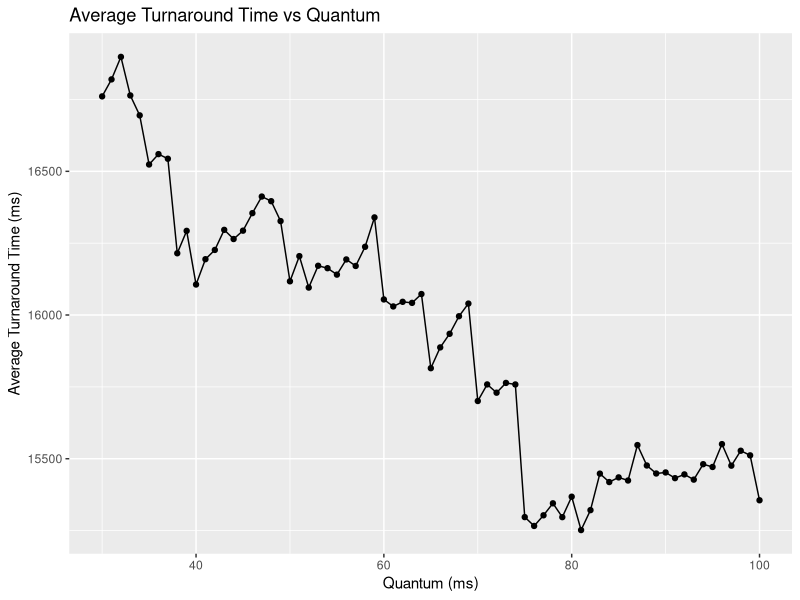
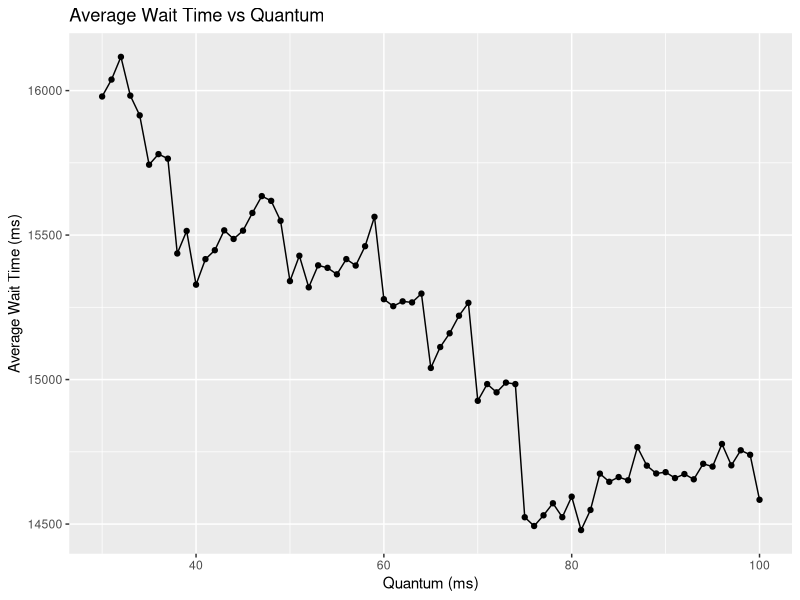
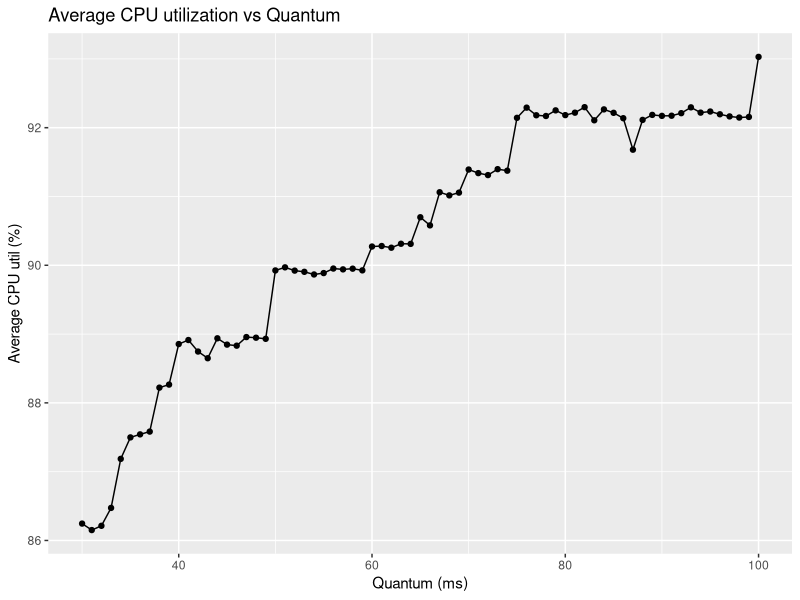
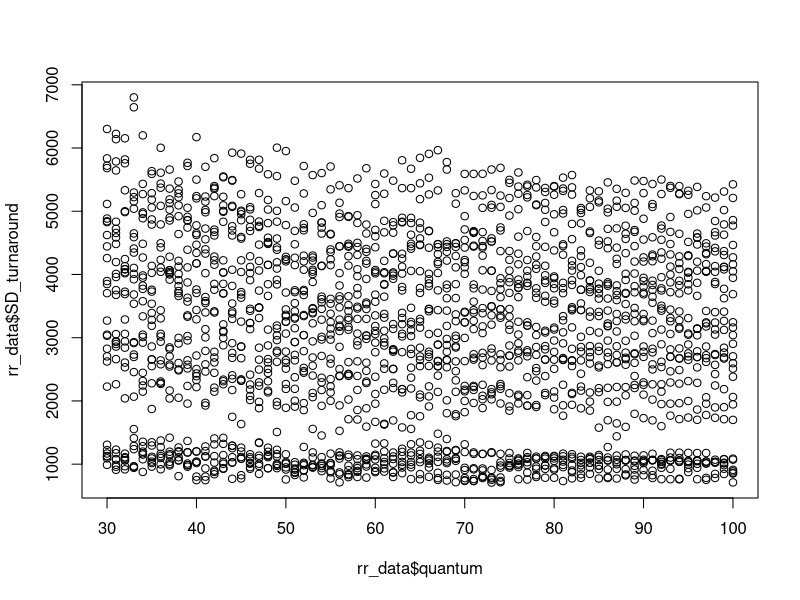
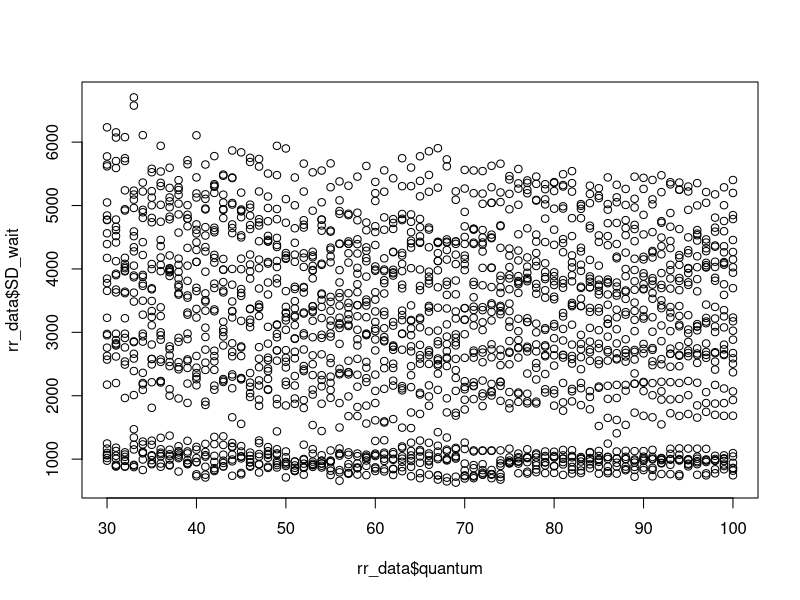
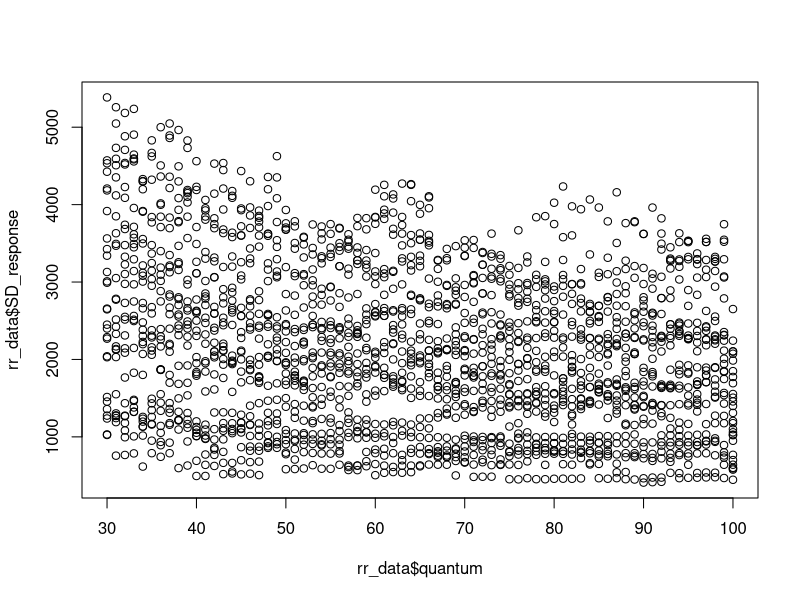

Write the R code that produced these figures, in order.
# Load required libraries
library(dplyr)
library(ggplot2)

# Read the CSV file
rr_data <- read.csv("simulation_summary_Qtesting.csv", TRUE)

# Summarize performance by quantum value
summary_by_quantum <- rr_data %>%
  group_by(quantum) %>%
  summarise(
    avg_turnaround = mean(mean_turnaround),
    avg_response = mean(mean_response),
    avg_wait = mean(mean_wait),
    avg_util = mean(cpu_util),
    avg_throughput = mean(mean_throughput)
  )

print(summary_by_quantum)

# Plot to visualize how turnaround time varies with quantum
ggplot(summary_by_quantum, aes(x = quantum, y = avg_turnaround)) +
  geom_line() +
  geom_point() +
  ggtitle("Average Turnaround Time vs Quantum") +
  xlab("Quantum (ms)") +
  ylab("Average Turnaround Time (ms)")

# Find optimal quantum (based on lowest avg turnaround)
best_quantum <- summary_by_quantum %>%
  filter(avg_turnaround == min(avg_turnaround)) %>%
  select(quantum, avg_turnaround)

print(paste("Ideal quantum value (lowest avg turnaround):", best_quantum$quantum))


# Plot to visualize how turnaround time varies with quantum
ggplot(summary_by_quantum, aes(x = quantum, y = avg_wait)) +
  geom_line() +
  geom_point() +
  ggtitle("Average Wait Time vs Quantum") +
  xlab("Quantum (ms)") +
  ylab("Average Wait Time (ms)")

# Find optimal quantum (based on lowest avg wait)
best_quantumW <- summary_by_quantum %>%
  filter(avg_wait == min(avg_wait)) %>%
  select(quantum, avg_wait)

print(paste("Ideal quantum value (lowest avg wait):", best_quantumW$quantum))

# Plot to visualize how turnaround time varies with quantum
ggplot(summary_by_quantum, aes(x = quantum, y = avg_util)) +
  geom_line() +
  geom_point() +
  ggtitle("Average CPU utilization vs Quantum") +
  xlab("Quantum (ms)") +
  ylab("Average CPU util (%)")

# Find optimal quantum (based on highest CPU util)
best_quantumCPU <- summary_by_quantum %>%
  filter(avg_util == max(avg_util)) %>%
  select(quantum, avg_util)

print(paste("Ideal quantum value (Highest avg CUP util):", best_quantumCPU$quantum))

plot(rr_data$SD_turnaround ~ rr_data$quantum)
plot(rr_data$SD_wait ~ rr_data$quantum)
plot(rr_data$SD_response ~ rr_data$quantum)
